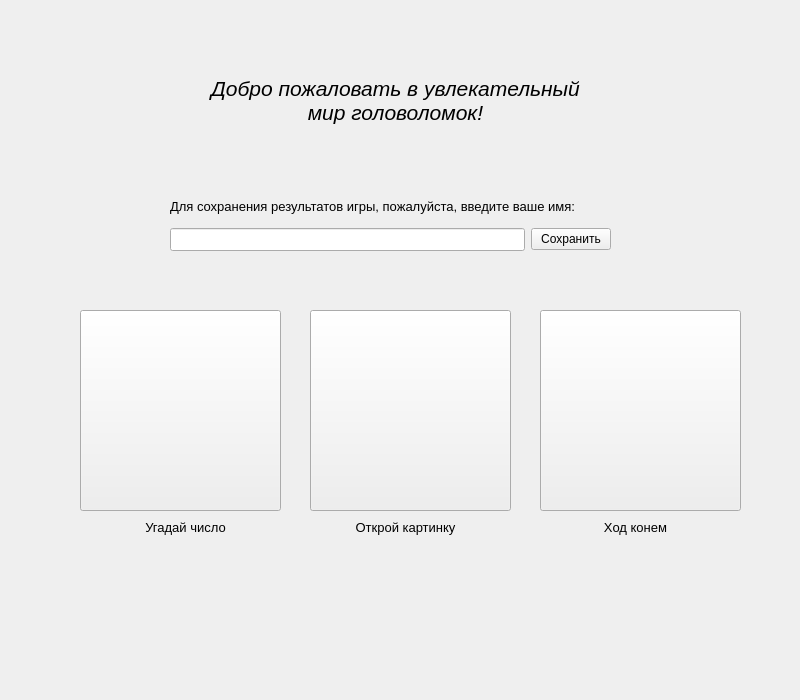
<?xml version="1.0" encoding="UTF-8"?>
<ui version="4.0">
 <class>StartWindow</class>
 <widget class="QWidget" name="StartWindow">
  <property name="geometry">
   <rect>
    <x>0</x>
    <y>0</y>
    <width>800</width>
    <height>700</height>
   </rect>
  </property>
  <property name="sizePolicy">
   <sizepolicy hsizetype="Preferred" vsizetype="Preferred">
    <horstretch>0</horstretch>
    <verstretch>0</verstretch>
   </sizepolicy>
  </property>
  <property name="windowTitle">
   <string>Form</string>
  </property>
  <widget class="QLabel" name="greeting_label">
   <property name="geometry">
    <rect>
     <x>150</x>
     <y>50</y>
     <width>491</width>
     <height>101</height>
    </rect>
   </property>
   <property name="font">
    <font>
     <pointsize>16</pointsize>
     <italic>true</italic>
    </font>
   </property>
   <property name="text">
    <string>Добро пожаловать в увлекательный
мир головоломок!</string>
   </property>
   <property name="alignment">
    <set>Qt::AlignCenter</set>
   </property>
   <property name="wordWrap">
    <bool>true</bool>
   </property>
  </widget>
  <widget class="QWidget" name="verticalLayoutWidget">
   <property name="geometry">
    <rect>
     <x>170</x>
     <y>190</y>
     <width>441</width>
     <height>61</height>
    </rect>
   </property>
   <layout class="QVBoxLayout" name="verticalLayout">
    <item>
     <widget class="QLabel" name="uname_label">
      <property name="font">
       <font>
        <pointsize>10</pointsize>
       </font>
      </property>
      <property name="text">
       <string>Для сохранения результатов игры, пожалуйста, введите ваше имя:</string>
      </property>
     </widget>
    </item>
    <item>
     <layout class="QHBoxLayout" name="horizontalLayout">
      <item>
       <widget class="QLineEdit" name="unameEdit">
        <property name="font">
         <font>
          <pointsize>10</pointsize>
         </font>
        </property>
        <property name="maxLength">
         <number>32767</number>
        </property>
        <property name="placeholderText">
         <string extracomment="Nemo"/>
        </property>
       </widget>
      </item>
      <item>
       <widget class="QPushButton" name="saveNameButton">
        <property name="sizePolicy">
         <sizepolicy hsizetype="Minimum" vsizetype="Fixed">
          <horstretch>0</horstretch>
          <verstretch>0</verstretch>
         </sizepolicy>
        </property>
        <property name="text">
         <string>Сохранить</string>
        </property>
        <property name="autoDefault">
         <bool>false</bool>
        </property>
        <property name="default">
         <bool>false</bool>
        </property>
       </widget>
      </item>
     </layout>
    </item>
   </layout>
  </widget>
  <widget class="QPushButton" name="goNumbersButton">
   <property name="geometry">
    <rect>
     <x>80</x>
     <y>310</y>
     <width>201</width>
     <height>201</height>
    </rect>
   </property>
   <property name="styleSheet">
    <string notr="true">background-image: url(:/icons/icons/numbers_icon.png);</string>
   </property>
   <property name="text">
    <string/>
   </property>
  </widget>
  <widget class="QPushButton" name="goPictureButton">
   <property name="geometry">
    <rect>
     <x>310</x>
     <y>310</y>
     <width>201</width>
     <height>201</height>
    </rect>
   </property>
   <property name="styleSheet">
    <string notr="true">background-image: url(:/icons/icons/picture_icon.png);</string>
   </property>
   <property name="text">
    <string/>
   </property>
   <property name="flat">
    <bool>false</bool>
   </property>
  </widget>
  <widget class="QPushButton" name="goKnightButton">
   <property name="geometry">
    <rect>
     <x>540</x>
     <y>310</y>
     <width>201</width>
     <height>201</height>
    </rect>
   </property>
   <property name="styleSheet">
    <string notr="true">background-image: url(:/icons/icons/knight_icon.png);</string>
   </property>
   <property name="text">
    <string/>
   </property>
  </widget>
  <widget class="QLabel" name="label_2">
   <property name="geometry">
    <rect>
     <x>350</x>
     <y>520</y>
     <width>111</width>
     <height>20</height>
    </rect>
   </property>
   <property name="font">
    <font>
     <pointsize>10</pointsize>
    </font>
   </property>
   <property name="text">
    <string>Открой картинку</string>
   </property>
   <property name="alignment">
    <set>Qt::AlignHCenter|Qt::AlignTop</set>
   </property>
  </widget>
  <widget class="QLabel" name="label_1">
   <property name="geometry">
    <rect>
     <x>130</x>
     <y>520</y>
     <width>111</width>
     <height>20</height>
    </rect>
   </property>
   <property name="font">
    <font>
     <pointsize>10</pointsize>
    </font>
   </property>
   <property name="text">
    <string>Угадай число</string>
   </property>
   <property name="alignment">
    <set>Qt::AlignHCenter|Qt::AlignTop</set>
   </property>
  </widget>
  <widget class="QLabel" name="label_3">
   <property name="geometry">
    <rect>
     <x>580</x>
     <y>520</y>
     <width>111</width>
     <height>20</height>
    </rect>
   </property>
   <property name="font">
    <font>
     <pointsize>10</pointsize>
    </font>
   </property>
   <property name="text">
    <string>Ход конем</string>
   </property>
   <property name="alignment">
    <set>Qt::AlignHCenter|Qt::AlignTop</set>
   </property>
  </widget>
 </widget>
 <resources>
  <include location="start.qrc"/>
 </resources>
 <connections>
  <connection>
   <sender>unameEdit</sender>
   <signal>returnPressed()</signal>
   <receiver>saveNameButton</receiver>
   <slot>click()</slot>
   <hints>
    <hint type="sourcelabel">
     <x>349</x>
     <y>236</y>
    </hint>
    <hint type="destinationlabel">
     <x>571</x>
     <y>236</y>
    </hint>
   </hints>
  </connection>
 </connections>
</ui>
